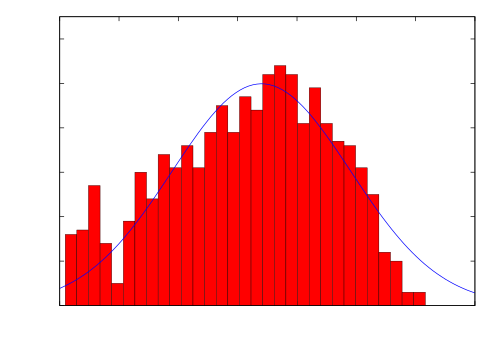

Write the gnuplot code that produced this figure.
clear
reset
file = "beatfrequenzen_alt_FOL_histogramm"
datafile = sprintf('../dat/%s.dat',file)
unset key
set xlabel 'Schwebungsfrequenz [MHz]'
set ylabel 'H"aufigkeit'
set yrange [0:65]
set xrange [0:35]

set style histogram cluster gap 1
set style fill solid border -1

binwidth=0.979293096774
set boxwidth binwidth

A = 100
sigma = 5
mu = 10

set fit errorvariables
gauss(x) = A*exp(-(x-mu)**2/(2*sigma**2))/(sigma*sqrt(2*pi))
fit [5:35] gauss(x) datafile using 1:2 via sigma,mu,A

set label 1 sprintf('$2\sigma = (%.2f\pm%.2f)\,$MHz',2*sigma,2*sigma_err) at graph 0.03, 0.95
set label 2 sprintf('$A = (%.0f\pm%.0f)\,$MHz',A,A_err) at graph 0.03, 0.88
set label 3 sprintf('$\mu = (%.2f\pm%.2f)\,$MHz',mu,mu_err) at graph 0.03, 0.81


set term push
set term epslatex color 10
set out sprintf('%s.tex',file)

plot datafile using 1:2 smooth freq with boxes,\
gauss(x) title 'Fit' lc 3 lt 1 lw 2
unset out
